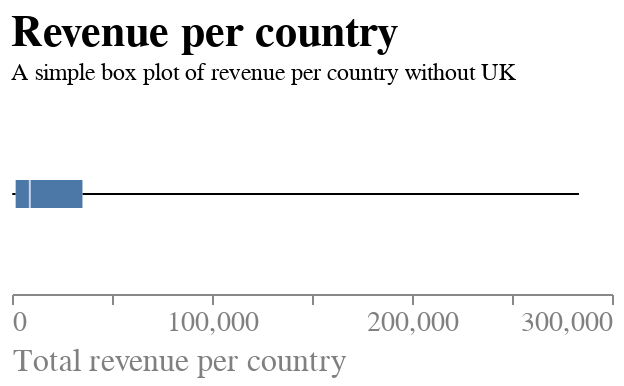

Here is the notebook cell this chart was saved with:
### Markdown cell above
Da das Vereinigte Königreich die Darstellung stark beeinflusst, nachfolgend eine Version des Boxplots ohne VK.

### Code cell
df_wo = df[df['Country'] != 'United Kingdom']

# Nach individuellem Land gruppieren
grouped = df_wo.groupby('Country').agg({'TotalPrice': 'sum'})

print(grouped.describe())

# Boxplot erstellen
boxplot = alt.Chart(grouped).mark_boxplot(extent='min-max').encode(
    x=alt.X("TotalPrice:Q",
            axis=alt.Axis(title = "Total revenue per country",
                        grid=False,
                        labelAngle=0,
                        titleAnchor="start",
    )),
).configure_view(
    strokeWidth=0
).configure_title(
    fontSize=22,
    font="Arial",
    color="black",
    anchor="start"
).configure_axis(
    labelFont="Arial",
    titleFont="Arial",
    labelFontSize=14,
    titleFontSize=16,
    titleFontWeight="normal",
    labelColor="grey",
    titleColor="grey"
).properties(
    title={"text":["Revenue per country"], "subtitle":["A simple box plot of revenue per country without UK"]}, width=300, height=100
)

# Ausgabe des Boxplots
boxplot

### Figure 1 — Vega-Lite specification as saved in the notebook (floating-point values rounded to 4 significant figures)
{"config": {"view": {"continuousWidth": 400, "continuousHeight": 300, "strokeWidth": 0}, "axis": {"labelColor": "grey", "labelFont": "Arial", "labelFontSize": 14, "titleColor": "grey", "titleFont": "Arial", "titleFontSize": 16, "titleFontWeight": "normal"}, "title": {"anchor": "start", "color": "black", "font": "Arial", "fontSize": 22}}, "data": {"name": "data-3796238e7365a3df20335191cd25e293"}, "mark": {"type": "boxplot", "extent": "min-max"}, "encoding": {"x": {"axis": {"grid": false, "labelAngle": 0, "title": "Total revenue per country", "titleAnchor": "start"}, "field": "TotalPrice", "type": "quantitative"}}, "height": 100, "title": {"text": ["Revenue per country"], "subtitle": ["A simple box plot of revenue per country without UK"]}, "width": 300, "$schema": "https://vega.github.io/schema/vega-lite/v4.17.0.json", "datasets": {"data-3796238e7365a3df20335191cd25e293": [{"TotalPrice": 136900.0}, {"TotalPrice": 8698.0}, {"TotalPrice": 548.4}, {"TotalPrice": 36660.0}, {"TotalPrice": 1144.0}, {"TotalPrice": 3115.0}, {"TotalPrice": 20080.0}, {"TotalPrice": 12840.0}, {"TotalPrice": 671.7}, {"TotalPrice": 18040.0}, {"TotalPrice": 251600.0}, {"TotalPrice": 1151.0}, {"TotalPrice": 18300.0}, {"TotalPrice": 181600.0}, {"TotalPrice": 200600.0}, {"TotalPrice": 4426.0}, {"TotalPrice": 4310.0}, {"TotalPrice": 6988.0}, {"TotalPrice": 15280.0}, {"TotalPrice": 35420.0}, {"TotalPrice": 1694.0}, {"TotalPrice": 1661.0}, {"TotalPrice": 1980.0}, {"TotalPrice": 283500.0}, {"TotalPrice": 32290.0}, {"TotalPrice": 6853.0}, {"TotalPrice": 26500.0}, {"TotalPrice": 1002.0}, {"TotalPrice": 131.2}, {"TotalPrice": 9120.0}, {"TotalPrice": 51750.0}, {"TotalPrice": 35170.0}, {"TotalPrice": 51860.0}, {"TotalPrice": 1731.0}, {"TotalPrice": 1865.0}, {"TotalPrice": 2661.0}]}}
